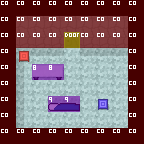

A 2D game scene composited from a Tiled map and its tileset images. What follows is a short description and the map's XML, with every tile layer's data as written:
An orthogonal 9x9 tile map with 16x16 px tiles, 3 tile layers (Tile Layer 1, Tile Layer 2, Tile Layer 3), 2 tilesets.

<map version="1.2" tiledversion="1.2.4" orientation="orthogonal" renderorder="right-down" width="9" height="9" tilewidth="16" tileheight="16" infinite="0" nextlayerid="4" nextobjectid="1">
 <tileset firstgid="1" source="../tilesets/world-tileset.tsx" />
 <tileset firstgid="4097" source="../tilesets/collision-tileset.tsx" />
 <layer id="1" name="Tile Layer 1" width="9" height="9">
  <data encoding="csv">
1,1,1,1,1,1,1,1,1,
1,398,398,398,398,398,398,398,1,
1,462,462,462,259,462,462,462,1,
1,527,528,528,528,528,528,528,1,
1,591,526,526,526,526,526,526,1,
1,591,526,526,526,526,526,526,1,
1,591,526,526,526,526,526,526,1,
1,591,526,526,526,526,526,526,1,
1,1,1,1,1,1,1,1,1
</data>
 </layer>
 <layer id="2" name="Tile Layer 2" width="9" height="9">
  <data encoding="csv">
0,0,0,0,0,0,0,0,0,
0,0,0,0,0,0,0,0,0,
0,0,0,0,0,0,0,0,0,
0,327,0,0,526,0,0,0,0,
0,0,325,326,0,0,0,0,0,
0,0,0,0,0,0,0,0,0,
0,0,0,77,78,0,328,0,0,
0,0,0,0,0,0,0,0,0,
0,0,0,0,0,0,0,0,0
</data>
 </layer>
 <layer id="3" name="Tile Layer 3" width="9" height="9">
  <data encoding="csv">
4098,4098,4098,4098,4098,4098,4098,4098,4098,
4098,4098,4098,4098,4098,4098,4098,4098,4098,
4098,4098,4098,4098,4099,4098,4098,4098,4098,
4098,0,0,0,0,0,0,0,4098,
4098,0,4105,4105,0,0,0,0,4098,
4098,0,0,0,0,0,0,0,4098,
4098,0,0,4106,4106,0,0,0,4098,
4098,0,0,0,0,0,0,0,4098,
4098,4098,4098,4098,4098,4098,4098,4098,4098
</data>
 </layer>
</map>
